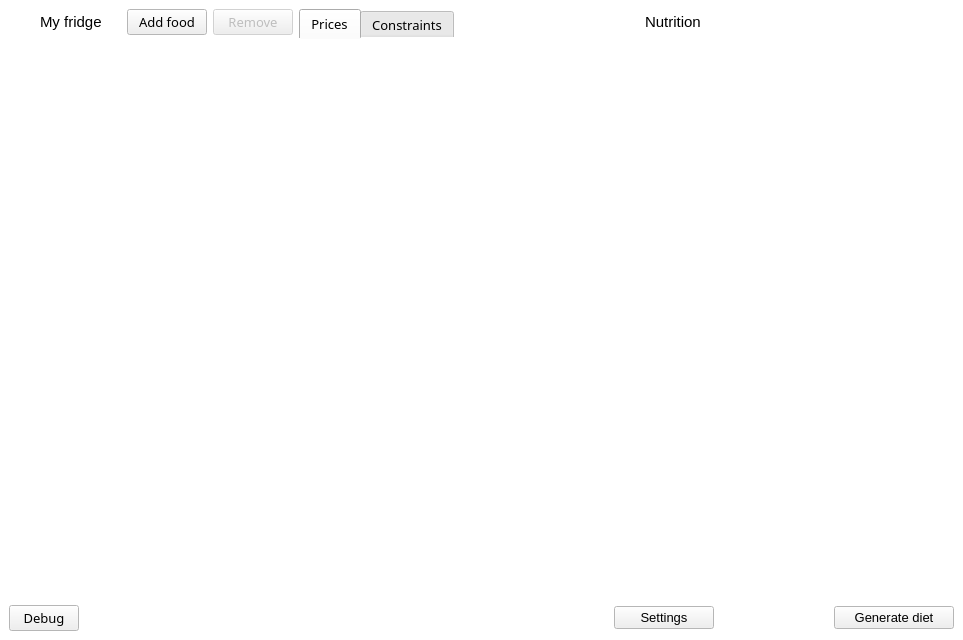
<?xml version="1.0" encoding="UTF-8"?>
<ui version="4.0">
 <class>MainWindow</class>
 <widget class="QMainWindow" name="MainWindow">
  <property name="geometry">
   <rect>
    <x>0</x>
    <y>0</y>
    <width>963</width>
    <height>640</height>
   </rect>
  </property>
  <property name="palette">
   <palette>
    <active>
     <colorrole role="Window">
      <brush brushstyle="SolidPattern">
       <color alpha="255">
        <red>255</red>
        <green>255</green>
        <blue>255</blue>
       </color>
      </brush>
     </colorrole>
    </active>
    <inactive>
     <colorrole role="Window">
      <brush brushstyle="SolidPattern">
       <color alpha="255">
        <red>255</red>
        <green>255</green>
        <blue>255</blue>
       </color>
      </brush>
     </colorrole>
    </inactive>
    <disabled>
     <colorrole role="Window">
      <brush brushstyle="SolidPattern">
       <color alpha="255">
        <red>255</red>
        <green>255</green>
        <blue>255</blue>
       </color>
      </brush>
     </colorrole>
    </disabled>
   </palette>
  </property>
  <property name="font">
   <font>
    <family>Segoe UI</family>
    <italic>false</italic>
   </font>
  </property>
  <property name="focusPolicy">
   <enum>Qt::StrongFocus</enum>
  </property>
  <property name="windowTitle">
   <string>Spartan</string>
  </property>
  <property name="windowIcon">
   <iconset>
    <normaloff>images/icon_trimmed.png</normaloff>images/icon_trimmed.png</iconset>
  </property>
  <property name="autoFillBackground">
   <bool>true</bool>
  </property>
  <property name="iconSize">
   <size>
    <width>30</width>
    <height>30</height>
   </size>
  </property>
  <property name="toolButtonStyle">
   <enum>Qt::ToolButtonIconOnly</enum>
  </property>
  <property name="tabShape">
   <enum>QTabWidget::Rounded</enum>
  </property>
  <widget class="QWidget" name="centralwidget">
   <property name="autoFillBackground">
    <bool>true</bool>
   </property>
   <layout class="QGridLayout" name="gridLayout_2">
    <item row="0" column="0">
     <widget class="QLabel" name="label_2">
      <property name="maximumSize">
       <size>
        <width>25</width>
        <height>25</height>
       </size>
      </property>
      <property name="font">
       <font>
        <pointsize>10</pointsize>
       </font>
      </property>
      <property name="text">
       <string/>
      </property>
      <property name="pixmap">
       <pixmap>images/fridge.png</pixmap>
      </property>
      <property name="scaledContents">
       <bool>false</bool>
      </property>
     </widget>
    </item>
    <item row="0" column="1" colspan="2">
     <widget class="QLabel" name="label_9">
      <property name="font">
       <font>
        <family>Segoe UI</family>
        <pointsize>11</pointsize>
        <italic>false</italic>
       </font>
      </property>
      <property name="autoFillBackground">
       <bool>false</bool>
      </property>
      <property name="text">
       <string>My fridge</string>
      </property>
     </widget>
    </item>
    <item row="0" column="3">
     <widget class="QPushButton" name="add_foods_btn">
      <property name="enabled">
       <bool>true</bool>
      </property>
      <property name="sizePolicy">
       <sizepolicy hsizetype="Fixed" vsizetype="Fixed">
        <horstretch>0</horstretch>
        <verstretch>0</verstretch>
       </sizepolicy>
      </property>
      <property name="font">
       <font>
        <family>Segoe UI Semilight</family>
        <pointsize>10</pointsize>
       </font>
      </property>
      <property name="styleSheet">
       <string notr="true"/>
      </property>
      <property name="text">
       <string>Add food</string>
      </property>
      <property name="icon">
       <iconset>
        <normaloff>images/add.png</normaloff>images/add.png</iconset>
      </property>
     </widget>
    </item>
    <item row="0" column="4">
     <widget class="QPushButton" name="remove_btn">
      <property name="enabled">
       <bool>false</bool>
      </property>
      <property name="sizePolicy">
       <sizepolicy hsizetype="Fixed" vsizetype="Fixed">
        <horstretch>0</horstretch>
        <verstretch>0</verstretch>
       </sizepolicy>
      </property>
      <property name="font">
       <font>
        <family>Segoe UI Semilight</family>
        <pointsize>10</pointsize>
       </font>
      </property>
      <property name="toolTip">
       <string>&lt;p style='white-space:pre'&gt;Remove selected food (delete)&lt;/p&gt;</string>
      </property>
      <property name="text">
       <string>Remove</string>
      </property>
      <property name="icon">
       <iconset>
        <normaloff>images/minus.svg</normaloff>images/minus.svg</iconset>
      </property>
     </widget>
    </item>
    <item row="0" column="5" rowspan="2">
     <widget class="QTabWidget" name="tabWidget">
      <property name="font">
       <font>
        <family>Segoe UI Semilight</family>
        <pointsize>10</pointsize>
       </font>
      </property>
      <property name="styleSheet">
       <string notr="true">QTabWidget::pane { border: 0; }</string>
      </property>
      <property name="currentIndex">
       <number>0</number>
      </property>
      <property name="iconSize">
       <size>
        <width>16</width>
        <height>16</height>
       </size>
      </property>
      <property name="documentMode">
       <bool>false</bool>
      </property>
      <property name="tabBarAutoHide">
       <bool>false</bool>
      </property>
      <widget class="QWidget" name="tab">
       <attribute name="icon">
        <iconset>
         <normaloff>images/prices (2).png</normaloff>images/prices (2).png</iconset>
       </attribute>
       <attribute name="title">
        <string>Prices</string>
       </attribute>
       <layout class="QGridLayout" name="gridLayout">
        <property name="leftMargin">
         <number>0</number>
        </property>
        <property name="topMargin">
         <number>0</number>
        </property>
        <property name="rightMargin">
         <number>0</number>
        </property>
        <property name="bottomMargin">
         <number>0</number>
        </property>
        <property name="spacing">
         <number>0</number>
        </property>
        <item row="0" column="0" colspan="2">
         <widget class="QTableView" name="prices_view">
          <property name="palette">
           <palette>
            <active>
             <colorrole role="Highlight">
              <brush brushstyle="SolidPattern">
               <color alpha="255">
                <red>218</red>
                <green>236</green>
                <blue>249</blue>
               </color>
              </brush>
             </colorrole>
             <colorrole role="HighlightedText">
              <brush brushstyle="SolidPattern">
               <color alpha="255">
                <red>0</red>
                <green>0</green>
                <blue>0</blue>
               </color>
              </brush>
             </colorrole>
             <colorrole role="AlternateBase">
              <brush brushstyle="SolidPattern">
               <color alpha="255">
                <red>247</red>
                <green>247</green>
                <blue>247</blue>
               </color>
              </brush>
             </colorrole>
            </active>
            <inactive>
             <colorrole role="Highlight">
              <brush brushstyle="SolidPattern">
               <color alpha="255">
                <red>218</red>
                <green>236</green>
                <blue>249</blue>
               </color>
              </brush>
             </colorrole>
             <colorrole role="HighlightedText">
              <brush brushstyle="SolidPattern">
               <color alpha="255">
                <red>0</red>
                <green>0</green>
                <blue>0</blue>
               </color>
              </brush>
             </colorrole>
             <colorrole role="AlternateBase">
              <brush brushstyle="SolidPattern">
               <color alpha="255">
                <red>247</red>
                <green>247</green>
                <blue>247</blue>
               </color>
              </brush>
             </colorrole>
            </inactive>
            <disabled>
             <colorrole role="Highlight">
              <brush brushstyle="SolidPattern">
               <color alpha="255">
                <red>0</red>
                <green>120</green>
                <blue>215</blue>
               </color>
              </brush>
             </colorrole>
             <colorrole role="HighlightedText">
              <brush brushstyle="SolidPattern">
               <color alpha="255">
                <red>0</red>
                <green>0</green>
                <blue>0</blue>
               </color>
              </brush>
             </colorrole>
             <colorrole role="AlternateBase">
              <brush brushstyle="SolidPattern">
               <color alpha="255">
                <red>247</red>
                <green>247</green>
                <blue>247</blue>
               </color>
              </brush>
             </colorrole>
            </disabled>
           </palette>
          </property>
          <property name="font">
           <font>
            <pointsize>9</pointsize>
           </font>
          </property>
          <property name="focusPolicy">
           <enum>Qt::StrongFocus</enum>
          </property>
          <property name="styleSheet">
           <string notr="true">QHeaderView::section{
	background-color: white;
	border: 0px;
}

QTableView {
	alternate-background-color: rgb(247, 247, 247);
}</string>
          </property>
          <property name="frameShape">
           <enum>QFrame::NoFrame</enum>
          </property>
          <property name="alternatingRowColors">
           <bool>true</bool>
          </property>
          <property name="selectionBehavior">
           <enum>QAbstractItemView::SelectRows</enum>
          </property>
          <property name="showGrid">
           <bool>false</bool>
          </property>
          <property name="gridStyle">
           <enum>Qt::DashLine</enum>
          </property>
          <attribute name="horizontalHeaderVisible">
           <bool>false</bool>
          </attribute>
          <attribute name="horizontalHeaderHighlightSections">
           <bool>false</bool>
          </attribute>
          <attribute name="verticalHeaderVisible">
           <bool>false</bool>
          </attribute>
          <attribute name="verticalHeaderDefaultSectionSize">
           <number>23</number>
          </attribute>
         </widget>
        </item>
       </layout>
      </widget>
      <widget class="QWidget" name="tab_2">
       <attribute name="icon">
        <iconset>
         <normaloff>images/balance.png</normaloff>images/balance.png</iconset>
       </attribute>
       <attribute name="title">
        <string>Constraints</string>
       </attribute>
       <layout class="QGridLayout" name="gridLayout_3">
        <property name="leftMargin">
         <number>0</number>
        </property>
        <property name="topMargin">
         <number>0</number>
        </property>
        <property name="rightMargin">
         <number>0</number>
        </property>
        <property name="bottomMargin">
         <number>0</number>
        </property>
        <property name="spacing">
         <number>0</number>
        </property>
        <item row="0" column="0">
         <widget class="QTableView" name="constraints_view">
          <property name="palette">
           <palette>
            <active>
             <colorrole role="Highlight">
              <brush brushstyle="SolidPattern">
               <color alpha="255">
                <red>218</red>
                <green>236</green>
                <blue>249</blue>
               </color>
              </brush>
             </colorrole>
             <colorrole role="HighlightedText">
              <brush brushstyle="SolidPattern">
               <color alpha="255">
                <red>0</red>
                <green>0</green>
                <blue>0</blue>
               </color>
              </brush>
             </colorrole>
             <colorrole role="AlternateBase">
              <brush brushstyle="SolidPattern">
               <color alpha="255">
                <red>247</red>
                <green>247</green>
                <blue>247</blue>
               </color>
              </brush>
             </colorrole>
            </active>
            <inactive>
             <colorrole role="Highlight">
              <brush brushstyle="SolidPattern">
               <color alpha="255">
                <red>218</red>
                <green>236</green>
                <blue>249</blue>
               </color>
              </brush>
             </colorrole>
             <colorrole role="HighlightedText">
              <brush brushstyle="SolidPattern">
               <color alpha="255">
                <red>0</red>
                <green>0</green>
                <blue>0</blue>
               </color>
              </brush>
             </colorrole>
             <colorrole role="AlternateBase">
              <brush brushstyle="SolidPattern">
               <color alpha="255">
                <red>247</red>
                <green>247</green>
                <blue>247</blue>
               </color>
              </brush>
             </colorrole>
            </inactive>
            <disabled>
             <colorrole role="Highlight">
              <brush brushstyle="SolidPattern">
               <color alpha="255">
                <red>0</red>
                <green>120</green>
                <blue>215</blue>
               </color>
              </brush>
             </colorrole>
             <colorrole role="HighlightedText">
              <brush brushstyle="SolidPattern">
               <color alpha="255">
                <red>0</red>
                <green>0</green>
                <blue>0</blue>
               </color>
              </brush>
             </colorrole>
             <colorrole role="AlternateBase">
              <brush brushstyle="SolidPattern">
               <color alpha="255">
                <red>247</red>
                <green>247</green>
                <blue>247</blue>
               </color>
              </brush>
             </colorrole>
            </disabled>
           </palette>
          </property>
          <property name="font">
           <font>
            <pointsize>9</pointsize>
           </font>
          </property>
          <property name="focusPolicy">
           <enum>Qt::StrongFocus</enum>
          </property>
          <property name="styleSheet">
           <string notr="true">QHeaderView::section{
	background-color: white;
	border: 0px;
}

QTableView {
	alternate-background-color: rgb(247, 247, 247);
}</string>
          </property>
          <property name="frameShape">
           <enum>QFrame::NoFrame</enum>
          </property>
          <property name="alternatingRowColors">
           <bool>true</bool>
          </property>
          <property name="selectionBehavior">
           <enum>QAbstractItemView::SelectRows</enum>
          </property>
          <property name="showGrid">
           <bool>false</bool>
          </property>
          <property name="gridStyle">
           <enum>Qt::DashLine</enum>
          </property>
          <attribute name="horizontalHeaderVisible">
           <bool>false</bool>
          </attribute>
          <attribute name="horizontalHeaderHighlightSections">
           <bool>false</bool>
          </attribute>
          <attribute name="verticalHeaderVisible">
           <bool>false</bool>
          </attribute>
          <attribute name="verticalHeaderDefaultSectionSize">
           <number>23</number>
          </attribute>
         </widget>
        </item>
       </layout>
      </widget>
     </widget>
    </item>
    <item row="0" column="6">
     <widget class="QLabel" name="label">
      <property name="maximumSize">
       <size>
        <width>25</width>
        <height>25</height>
       </size>
      </property>
      <property name="font">
       <font>
        <pointsize>10</pointsize>
       </font>
      </property>
      <property name="text">
       <string/>
      </property>
      <property name="pixmap">
       <pixmap>images/nutrition.png</pixmap>
      </property>
      <property name="scaledContents">
       <bool>true</bool>
      </property>
     </widget>
    </item>
    <item row="0" column="7">
     <widget class="QLabel" name="label_8">
      <property name="font">
       <font>
        <family>Segoe UI</family>
        <pointsize>11</pointsize>
        <italic>false</italic>
       </font>
      </property>
      <property name="autoFillBackground">
       <bool>false</bool>
      </property>
      <property name="text">
       <string>Nutrition</string>
      </property>
     </widget>
    </item>
    <item row="1" column="0" colspan="5">
     <widget class="QTableView" name="fridge_view">
      <property name="palette">
       <palette>
        <active>
         <colorrole role="Highlight">
          <brush brushstyle="SolidPattern">
           <color alpha="255">
            <red>218</red>
            <green>236</green>
            <blue>249</blue>
           </color>
          </brush>
         </colorrole>
         <colorrole role="HighlightedText">
          <brush brushstyle="SolidPattern">
           <color alpha="255">
            <red>0</red>
            <green>0</green>
            <blue>0</blue>
           </color>
          </brush>
         </colorrole>
         <colorrole role="AlternateBase">
          <brush brushstyle="SolidPattern">
           <color alpha="255">
            <red>247</red>
            <green>247</green>
            <blue>247</blue>
           </color>
          </brush>
         </colorrole>
        </active>
        <inactive>
         <colorrole role="Highlight">
          <brush brushstyle="SolidPattern">
           <color alpha="255">
            <red>218</red>
            <green>236</green>
            <blue>249</blue>
           </color>
          </brush>
         </colorrole>
         <colorrole role="HighlightedText">
          <brush brushstyle="SolidPattern">
           <color alpha="255">
            <red>0</red>
            <green>0</green>
            <blue>0</blue>
           </color>
          </brush>
         </colorrole>
         <colorrole role="AlternateBase">
          <brush brushstyle="SolidPattern">
           <color alpha="255">
            <red>247</red>
            <green>247</green>
            <blue>247</blue>
           </color>
          </brush>
         </colorrole>
        </inactive>
        <disabled>
         <colorrole role="Highlight">
          <brush brushstyle="SolidPattern">
           <color alpha="255">
            <red>0</red>
            <green>120</green>
            <blue>215</blue>
           </color>
          </brush>
         </colorrole>
         <colorrole role="HighlightedText">
          <brush brushstyle="SolidPattern">
           <color alpha="255">
            <red>0</red>
            <green>0</green>
            <blue>0</blue>
           </color>
          </brush>
         </colorrole>
         <colorrole role="AlternateBase">
          <brush brushstyle="SolidPattern">
           <color alpha="255">
            <red>247</red>
            <green>247</green>
            <blue>247</blue>
           </color>
          </brush>
         </colorrole>
        </disabled>
       </palette>
      </property>
      <property name="font">
       <font>
        <pointsize>9</pointsize>
       </font>
      </property>
      <property name="focusPolicy">
       <enum>Qt::StrongFocus</enum>
      </property>
      <property name="styleSheet">
       <string notr="true">QHeaderView::section{
	background-color: white;
	border: 0px;
}

QTableView {
	alternate-background-color: rgb(247, 247, 247);
}</string>
      </property>
      <property name="frameShape">
       <enum>QFrame::NoFrame</enum>
      </property>
      <property name="alternatingRowColors">
       <bool>true</bool>
      </property>
      <property name="selectionBehavior">
       <enum>QAbstractItemView::SelectRows</enum>
      </property>
      <property name="showGrid">
       <bool>false</bool>
      </property>
      <property name="gridStyle">
       <enum>Qt::DashLine</enum>
      </property>
      <attribute name="horizontalHeaderVisible">
       <bool>false</bool>
      </attribute>
      <attribute name="horizontalHeaderHighlightSections">
       <bool>false</bool>
      </attribute>
      <attribute name="horizontalHeaderStretchLastSection">
       <bool>true</bool>
      </attribute>
      <attribute name="verticalHeaderVisible">
       <bool>false</bool>
      </attribute>
      <attribute name="verticalHeaderDefaultSectionSize">
       <number>23</number>
      </attribute>
     </widget>
    </item>
    <item row="1" column="6" colspan="3">
     <widget class="QTableView" name="nutrition_view">
      <property name="sizePolicy">
       <sizepolicy hsizetype="Expanding" vsizetype="Expanding">
        <horstretch>0</horstretch>
        <verstretch>0</verstretch>
       </sizepolicy>
      </property>
      <property name="minimumSize">
       <size>
        <width>340</width>
        <height>0</height>
       </size>
      </property>
      <property name="palette">
       <palette>
        <active>
         <colorrole role="Highlight">
          <brush brushstyle="SolidPattern">
           <color alpha="255">
            <red>218</red>
            <green>236</green>
            <blue>249</blue>
           </color>
          </brush>
         </colorrole>
         <colorrole role="HighlightedText">
          <brush brushstyle="SolidPattern">
           <color alpha="255">
            <red>0</red>
            <green>0</green>
            <blue>0</blue>
           </color>
          </brush>
         </colorrole>
        </active>
        <inactive>
         <colorrole role="Highlight">
          <brush brushstyle="SolidPattern">
           <color alpha="255">
            <red>218</red>
            <green>236</green>
            <blue>249</blue>
           </color>
          </brush>
         </colorrole>
         <colorrole role="HighlightedText">
          <brush brushstyle="SolidPattern">
           <color alpha="255">
            <red>0</red>
            <green>0</green>
            <blue>0</blue>
           </color>
          </brush>
         </colorrole>
        </inactive>
        <disabled>
         <colorrole role="Highlight">
          <brush brushstyle="SolidPattern">
           <color alpha="255">
            <red>0</red>
            <green>120</green>
            <blue>215</blue>
           </color>
          </brush>
         </colorrole>
         <colorrole role="HighlightedText">
          <brush brushstyle="SolidPattern">
           <color alpha="255">
            <red>0</red>
            <green>0</green>
            <blue>0</blue>
           </color>
          </brush>
         </colorrole>
        </disabled>
       </palette>
      </property>
      <property name="font">
       <font>
        <family>Segoe UI</family>
        <pointsize>9</pointsize>
       </font>
      </property>
      <property name="focusPolicy">
       <enum>Qt::NoFocus</enum>
      </property>
      <property name="autoFillBackground">
       <bool>false</bool>
      </property>
      <property name="styleSheet">
       <string notr="true">QHeaderView::section{
	background-color: white;
	border: 0px;
}
</string>
      </property>
      <property name="frameShape">
       <enum>QFrame::NoFrame</enum>
      </property>
      <property name="sizeAdjustPolicy">
       <enum>QAbstractScrollArea::AdjustToContents</enum>
      </property>
      <property name="alternatingRowColors">
       <bool>false</bool>
      </property>
      <property name="selectionMode">
       <enum>QAbstractItemView::NoSelection</enum>
      </property>
      <property name="selectionBehavior">
       <enum>QAbstractItemView::SelectRows</enum>
      </property>
      <property name="showGrid">
       <bool>false</bool>
      </property>
      <attribute name="horizontalHeaderVisible">
       <bool>false</bool>
      </attribute>
      <attribute name="horizontalHeaderStretchLastSection">
       <bool>false</bool>
      </attribute>
      <attribute name="verticalHeaderVisible">
       <bool>false</bool>
      </attribute>
      <attribute name="verticalHeaderDefaultSectionSize">
       <number>23</number>
      </attribute>
     </widget>
    </item>
    <item row="2" column="0" colspan="2">
     <widget class="QPushButton" name="debug_btn">
      <property name="sizePolicy">
       <sizepolicy hsizetype="Expanding" vsizetype="Fixed">
        <horstretch>0</horstretch>
        <verstretch>0</verstretch>
       </sizepolicy>
      </property>
      <property name="maximumSize">
       <size>
        <width>70</width>
        <height>16777215</height>
       </size>
      </property>
      <property name="font">
       <font>
        <family>Segoe UI Semilight</family>
        <pointsize>10</pointsize>
       </font>
      </property>
      <property name="text">
       <string>Debug</string>
      </property>
      <property name="shortcut">
       <string>Ctrl+S</string>
      </property>
     </widget>
    </item>
    <item row="2" column="2" colspan="3">
     <spacer name="horizontalSpacer_6">
      <property name="orientation">
       <enum>Qt::Horizontal</enum>
      </property>
      <property name="sizeHint" stdset="0">
       <size>
        <width>208</width>
        <height>25</height>
       </size>
      </property>
     </spacer>
    </item>
    <item row="2" column="6" colspan="2">
     <widget class="QPushButton" name="pushButton">
      <property name="maximumSize">
       <size>
        <width>100</width>
        <height>16777215</height>
       </size>
      </property>
      <property name="font">
       <font>
        <pointsize>10</pointsize>
       </font>
      </property>
      <property name="text">
       <string>Settings</string>
      </property>
      <property name="icon">
       <iconset>
        <normaloff>images/settings.svg</normaloff>images/settings.svg</iconset>
      </property>
      <property name="iconSize">
       <size>
        <width>20</width>
        <height>20</height>
       </size>
      </property>
      <property name="shortcut">
       <string>F9</string>
      </property>
     </widget>
    </item>
    <item row="2" column="8">
     <widget class="QPushButton" name="optimize_btn">
      <property name="maximumSize">
       <size>
        <width>120</width>
        <height>16777215</height>
       </size>
      </property>
      <property name="font">
       <font>
        <family>Segoe UI</family>
        <pointsize>10</pointsize>
        <weight>50</weight>
        <bold>false</bold>
       </font>
      </property>
      <property name="toolTip">
       <string>&lt;p style='white-space:pre'&gt;Generate optimum diet (F5)&lt;/p&gt;</string>
      </property>
      <property name="styleSheet">
       <string notr="true"/>
      </property>
      <property name="text">
       <string>Generate diet</string>
      </property>
      <property name="icon">
       <iconset>
        <normaloff>images/diet_btn.png</normaloff>images/diet_btn.png</iconset>
      </property>
      <property name="iconSize">
       <size>
        <width>20</width>
        <height>20</height>
       </size>
      </property>
      <property name="shortcut">
       <string>F5</string>
      </property>
     </widget>
    </item>
   </layout>
  </widget>
  <action name="actionSettings">
   <property name="text">
    <string>Settings</string>
   </property>
  </action>
  <action name="actionSettings_2">
   <property name="text">
    <string>Settings</string>
   </property>
  </action>
  <action name="actionSettings_3">
   <property name="text">
    <string>Settings</string>
   </property>
  </action>
  <action name="actione">
   <property name="text">
    <string>e</string>
   </property>
  </action>
  <action name="actionex">
   <property name="text">
    <string>ex</string>
   </property>
  </action>
  <action name="actionaa">
   <property name="text">
    <string>aa[\</string>
   </property>
  </action>
 </widget>
 <resources/>
 <connections/>
</ui>
